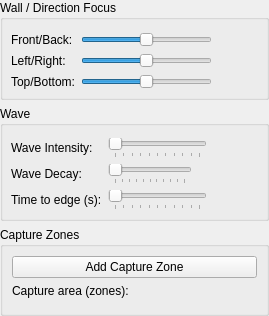
<?xml version="1.0" encoding="UTF-8"?>
<ui version="4.0">
 <class>CaptureZonesWidget</class>
 <widget class="QWidget" name="CaptureZonesWidget">
  <layout class="QVBoxLayout" name="mainLayout">
   <property name="leftMargin">
    <number>0</number>
   </property>
   <property name="topMargin">
    <number>0</number>
   </property>
   <property name="rightMargin">
    <number>0</number>
   </property>
   <property name="bottomMargin">
    <number>0</number>
   </property>
   <item>
    <widget class="QGroupBox" name="directionGroup">
     <property name="title">
      <string>Wall / Direction Focus</string>
     </property>
     <layout class="QFormLayout" name="directionForm">
      <property name="leftMargin">
       <number>8</number>
      </property>
      <property name="topMargin">
       <number>12</number>
      </property>
      <property name="rightMargin">
       <number>8</number>
      </property>
      <property name="bottomMargin">
       <number>8</number>
      </property>
      <item row="0" column="0">
       <widget class="QLabel" name="frontBackCaption">
        <property name="text">
         <string>Front/Back:</string>
        </property>
       </widget>
      </item>
      <item row="0" column="1">
       <widget class="QWidget" name="frontBackRow" native="true">
        <layout class="QHBoxLayout" name="frontBackLayout">
         <property name="leftMargin">
          <number>0</number>
         </property>
         <property name="topMargin">
          <number>0</number>
         </property>
         <property name="rightMargin">
          <number>0</number>
         </property>
         <property name="bottomMargin">
          <number>0</number>
         </property>
         <item>
          <widget class="QSlider" name="frontBackBalanceSlider">
           <property name="minimum">
            <number>-100</number>
           </property>
           <property name="maximum">
            <number>100</number>
           </property>
           <property name="orientation">
            <enum>Qt::Horizontal</enum>
           </property>
           <property name="toolTip">
            <string>Favor front (+) or back (-) LEDs. 0 = even.</string>
           </property>
          </widget>
         </item>
         <item>
          <widget class="QLabel" name="frontBackBalanceLabel">
           <property name="minimumSize">
            <size>
             <width>40</width>
             <height>0</height>
            </size>
           </property>
          </widget>
         </item>
        </layout>
       </widget>
      </item>
      <item row="1" column="0">
       <widget class="QLabel" name="leftRightCaption">
        <property name="text">
         <string>Left/Right:</string>
        </property>
       </widget>
      </item>
      <item row="1" column="1">
       <widget class="QWidget" name="leftRightRow" native="true">
        <layout class="QHBoxLayout" name="leftRightLayout">
         <property name="leftMargin">
          <number>0</number>
         </property>
         <property name="topMargin">
          <number>0</number>
         </property>
         <property name="rightMargin">
          <number>0</number>
         </property>
         <property name="bottomMargin">
          <number>0</number>
         </property>
         <item>
          <widget class="QSlider" name="leftRightBalanceSlider">
           <property name="minimum">
            <number>-100</number>
           </property>
           <property name="maximum">
            <number>100</number>
           </property>
           <property name="orientation">
            <enum>Qt::Horizontal</enum>
           </property>
           <property name="toolTip">
            <string>Favor right (+) or left (-) LEDs. 0 = even.</string>
           </property>
          </widget>
         </item>
         <item>
          <widget class="QLabel" name="leftRightBalanceLabel">
           <property name="minimumSize">
            <size>
             <width>40</width>
             <height>0</height>
            </size>
           </property>
          </widget>
         </item>
        </layout>
       </widget>
      </item>
      <item row="2" column="0">
       <widget class="QLabel" name="topBottomCaption">
        <property name="text">
         <string>Top/Bottom:</string>
        </property>
       </widget>
      </item>
      <item row="2" column="1">
       <widget class="QWidget" name="topBottomRow" native="true">
        <layout class="QHBoxLayout" name="topBottomLayout">
         <property name="leftMargin">
          <number>0</number>
         </property>
         <property name="topMargin">
          <number>0</number>
         </property>
         <property name="rightMargin">
          <number>0</number>
         </property>
         <property name="bottomMargin">
          <number>0</number>
         </property>
         <item>
          <widget class="QSlider" name="topBottomBalanceSlider">
           <property name="minimum">
            <number>-100</number>
           </property>
           <property name="maximum">
            <number>100</number>
           </property>
           <property name="orientation">
            <enum>Qt::Horizontal</enum>
           </property>
           <property name="toolTip">
            <string>Favor top (+) or bottom (-) LEDs. 0 = even.</string>
           </property>
          </widget>
         </item>
         <item>
          <widget class="QLabel" name="topBottomBalanceLabel">
           <property name="minimumSize">
            <size>
             <width>40</width>
             <height>0</height>
            </size>
           </property>
          </widget>
         </item>
        </layout>
       </widget>
      </item>
     </layout>
    </widget>
   </item>
   <item>
    <widget class="QGroupBox" name="waveGroup">
     <property name="title">
      <string>Wave</string>
     </property>
     <layout class="QFormLayout" name="waveForm">
      <property name="leftMargin">
       <number>8</number>
      </property>
      <property name="topMargin">
       <number>12</number>
      </property>
      <property name="rightMargin">
       <number>8</number>
      </property>
      <property name="bottomMargin">
       <number>8</number>
      </property>
      <item row="0" column="0">
       <widget class="QLabel" name="propagationCaption">
        <property name="text">
         <string>Wave Intensity:</string>
        </property>
       </widget>
      </item>
      <item row="0" column="1">
       <widget class="QWidget" name="propagationRow" native="true">
        <layout class="QHBoxLayout" name="propagationLayout">
         <property name="leftMargin">
          <number>0</number>
         </property>
         <property name="topMargin">
          <number>0</number>
         </property>
         <property name="rightMargin">
          <number>0</number>
         </property>
         <property name="bottomMargin">
          <number>0</number>
         </property>
         <item>
          <widget class="QSlider" name="propagationSpeedSlider">
           <property name="maximum">
            <number>100</number>
           </property>
           <property name="orientation">
            <enum>Qt::Horizontal</enum>
           </property>
           <property name="tickInterval">
            <number>10</number>
           </property>
           <property name="tickPosition">
            <enum>QSlider::TicksBelow</enum>
           </property>
           <property name="toolTip">
            <string>Wave / trail (5-100% enables delayed sampling along distance). 0-4%: instant mirror (no wave). Higher % = slower wave = more latency for far LEDs.</string>
           </property>
          </widget>
         </item>
         <item>
          <widget class="QLabel" name="propagationSpeedLabel">
           <property name="minimumSize">
            <size>
             <width>45</width>
             <height>0</height>
            </size>
           </property>
          </widget>
         </item>
        </layout>
       </widget>
      </item>
      <item row="1" column="0">
       <widget class="QLabel" name="waveDecayCaption">
        <property name="text">
         <string>Wave Decay:</string>
        </property>
       </widget>
      </item>
      <item row="1" column="1">
       <widget class="QWidget" name="waveDecayRow" native="true">
        <layout class="QHBoxLayout" name="waveDecayLayout">
         <property name="leftMargin">
          <number>0</number>
         </property>
         <property name="topMargin">
          <number>0</number>
         </property>
         <property name="rightMargin">
          <number>0</number>
         </property>
         <property name="bottomMargin">
          <number>0</number>
         </property>
         <item>
          <widget class="QSlider" name="waveDecaySlider">
           <property name="maximum">
            <number>3000</number>
           </property>
           <property name="orientation">
            <enum>Qt::Horizontal</enum>
           </property>
           <property name="tickInterval">
            <number>300</number>
           </property>
           <property name="tickPosition">
            <enum>QSlider::TicksBelow</enum>
           </property>
           <property name="toolTip">
            <string>Trail behind the delayed sample (0-3000ms). 0 = sharp wave front, ~500-1500ms = visible comet tail. Does not dim far LEDs by itself.</string>
           </property>
          </widget>
         </item>
         <item>
          <widget class="QLabel" name="waveDecayLabel">
           <property name="minimumSize">
            <size>
             <width>60</width>
             <height>0</height>
            </size>
           </property>
          </widget>
         </item>
        </layout>
       </widget>
      </item>
      <item row="2" column="0">
       <widget class="QLabel" name="waveTimeCaption">
        <property name="text">
         <string>Time to edge (s):</string>
        </property>
       </widget>
      </item>
      <item row="2" column="1">
       <widget class="QWidget" name="waveTimeRow" native="true">
        <layout class="QHBoxLayout" name="waveTimeLayout">
         <property name="leftMargin">
          <number>0</number>
         </property>
         <property name="topMargin">
          <number>0</number>
         </property>
         <property name="rightMargin">
          <number>0</number>
         </property>
         <property name="bottomMargin">
          <number>0</number>
         </property>
         <item>
          <widget class="QSlider" name="waveTimeToEdgeSlider">
           <property name="maximum">
            <number>100</number>
           </property>
           <property name="orientation">
            <enum>Qt::Horizontal</enum>
           </property>
           <property name="tickInterval">
            <number>10</number>
           </property>
           <property name="tickPosition">
            <enum>QSlider::TicksBelow</enum>
           </property>
           <property name="toolTip">
            <string>Seconds for the wave to cross the layout (replaces Wave Intensity when &gt; 0). 0 = Off (real-time mirror). 0.1s and up delay far LEDs by that travel time.</string>
           </property>
          </widget>
         </item>
         <item>
          <widget class="QLabel" name="waveTimeToEdgeLabel">
           <property name="minimumSize">
            <size>
             <width>45</width>
             <height>0</height>
            </size>
           </property>
          </widget>
         </item>
        </layout>
       </widget>
      </item>
     </layout>
    </widget>
   </item>
   <item>
    <widget class="QGroupBox" name="zonesGroup">
     <property name="title">
      <string>Capture Zones</string>
     </property>
     <layout class="QVBoxLayout" name="zonesLayout">
      <item>
       <widget class="QPushButton" name="addZoneButton">
        <property name="text">
         <string>Add Capture Zone</string>
        </property>
        <property name="toolTip">
         <string>Add a new capture zone that can be positioned anywhere on the screen.</string>
        </property>
       </widget>
      </item>
      <item>
       <widget class="QLabel" name="captureAreaCaption">
        <property name="text">
         <string>Capture area (zones):</string>
        </property>
       </widget>
      </item>
      <item>
       <widget class="QWidget" name="previewHost" native="true"/>
      </item>
     </layout>
    </widget>
   </item>
  </layout>
 </widget>
 <resources/>
 <connections/>
</ui>
